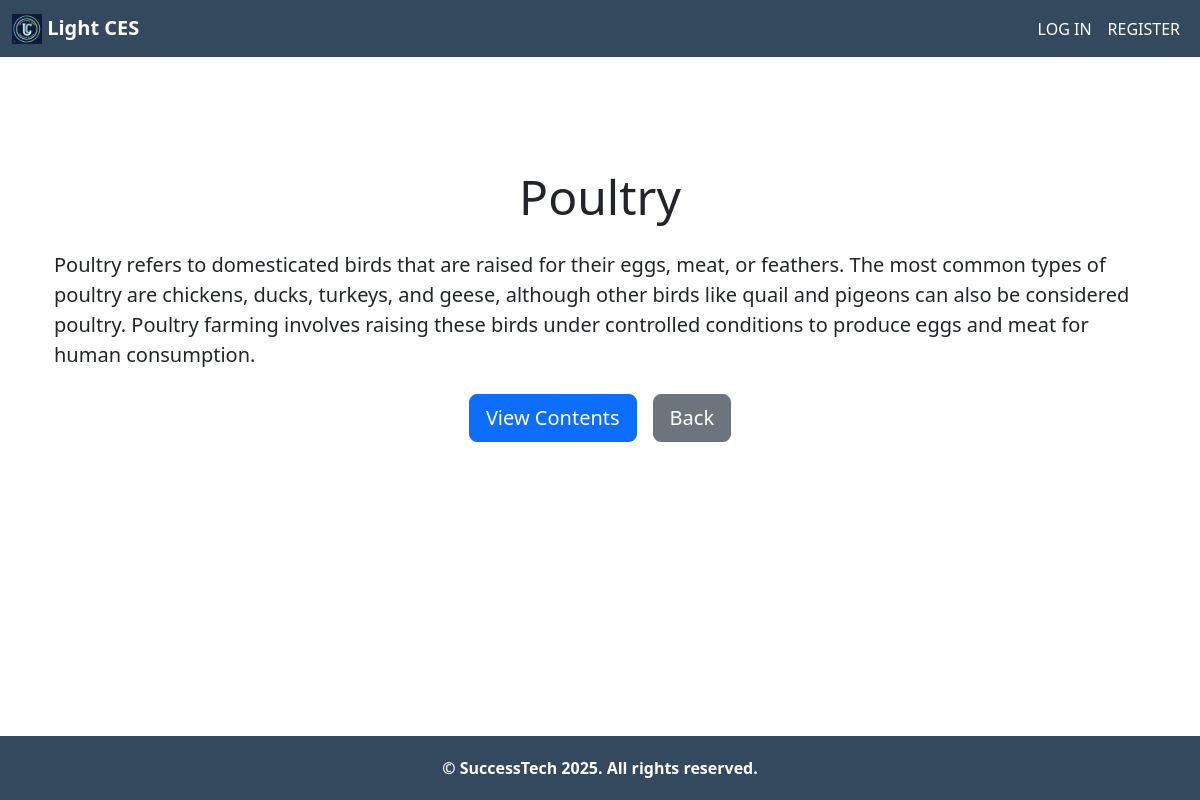
Page /courses/courses/5/ on the committed database.
### courses/models.py (models this page shows, shortened)
class Course(models.Model):
    title = models.CharField(max_length=100)
    description = models.TextField()
    staff = models.ForeignKey(User, on_delete=models.SET_NULL, null=True)
    created_at = models.DateTimeField(auto_now_add=True)

### courses/views.py (the view)
# urls.py: path('courses/<int:course_id>/', views.course_detail, name='course_detail'),  # Detail view
def course_detail(request, course_id):
    course = get_object_or_404(Course, id=course_id)
    return render(request, "courses/course_detail.html", {"course": course})

### courses/templates/courses/course_detail.html
{% extends 'main/base.html' %}
{% block content %}
<div class="container py-5">
    <div class="text-center mb-4">
        <h1 class="display-5">{{ course.title|title }}</h1>
    </div>
    <div class="mb-4">
        <p class="lead">{{ course.description }}</p>
    </div>
    <div class="d-flex justify-content-center gap-3">
        <a href="{% url 'main:contents:course_contents' course.id %}" class="btn btn-primary btn-lg">
            View Contents
        </a>
        <a href="{% url 'main:courses:courses' %}" class="btn btn-secondary btn-lg">
            Back
        </a>
    </div>
</div>
{% endblock %}

### static/css/styles.css (style rules this page uses)
html, body { height: 100%; margin: 0; display: flex; flex-direction: column; padding-top: 60px; }
.container { flex: 1; padding-bottom: 30px; }

### rows in the picture
Course: title "Poultry", description "Poultry refers to domesticated birds that are raised for their eggs, meat, or feathers. The most common types of poultry are chickens, ducks, turkeys, and geese, although other birds like quail and pigeons can also be considered poultry. Poultry farming involves raising these birds under controlled conditions to produce eggs and meat for human consumption."
